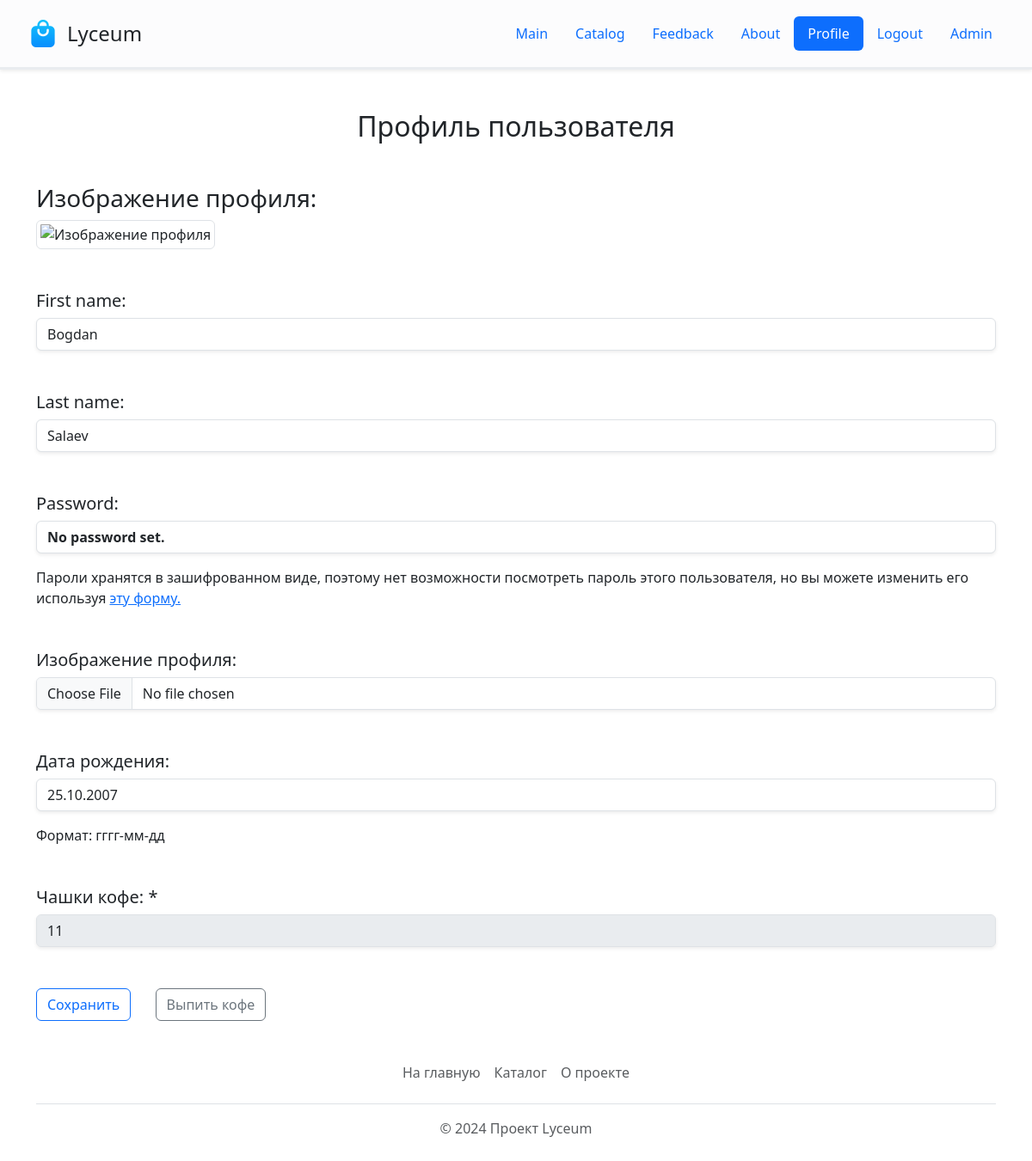
The app's page /auth/profile/ (signed in), older data.
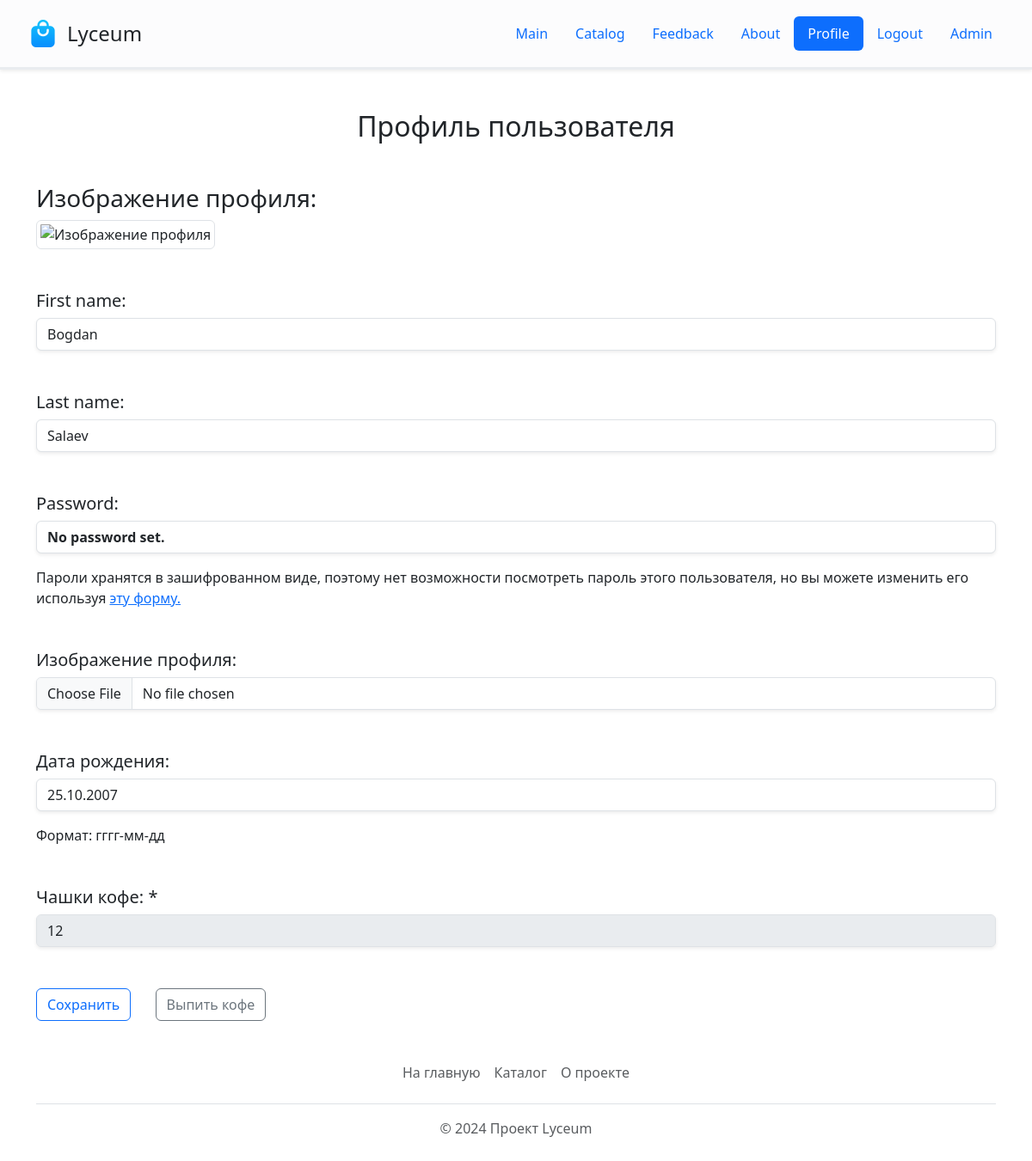
The same page, newer data.
### users/models.py (models this page shows, shortened)
class Profile(django.db.models.Model):
    def image_path(self, filename):
        return f"users/{self.user.id}/{filename}"
    user = django.db.models.OneToOneField(
        django.contrib.auth.models.User,
        on_delete=django.db.models.CASCADE,
        related_name="profile",
    )
    birthday = django.db.models.DateField(
        verbose_name="дата рождения",
        blank=True,
        null=True,
    )
    coffee_count = django.db.models.PositiveIntegerField(
        verbose_name="чашки кофе",
        default=0,
    )
    image = django.db.models.ImageField(
        verbose_name="изображение профиля",
        upload_to=image_path,
        null=True,
        blank=True,
        storage=MediaStorage(),
    )
    attempts_count = django.db.models.PositiveIntegerField(
        verbose_name="попыток входа",
        default=0,
    )
    block_date = django.db.models.DateTimeField(
        verbose_name="дата блокировки",
        blank=True,
        null=True,
    )
    def get_image_300x300(self):
        if self.image:
            return sorl.thumbnail.get_thumbnail(
                self.image,
                "300x300",
                crop="center",
                quality=51,
            )
        return None
    class Meta:
        verbose_name = "Профиль пользователя"
        verbose_name_plural = "Профили пользователей"

### users/views.py (the view, shortened to what this page needs)
class ProfileView(
    django.contrib.auth.mixins.LoginRequiredMixin,
    django.views.generic.FormView,
):
    template_name = "users/profile.html"
    form_class = users.forms.UserChangeForm
    form_class2 = users.forms.UpdateProfileForm
    def get(self, request, *args, **kwargs):
        return self.render_to_response(
            self.get_context_data(
                user_form=self.form_class(
                    request.POST or None,
                    instance=request.user,
                ),
                profile_form=self.form_class2(
                    request.POST or None,
                    request.FILES or None,
                    instance=request.user.profile,
                ),
            ),
        )

### users/forms.py
class UserChangeForm(
    BootstrapFormMixin,
    django.contrib.auth.forms.UserChangeForm,
):
    class Meta(django.contrib.auth.forms.UserChangeForm.Meta):
        model = users.models.User
        fields = (
            users.models.User.first_name.field.name,
            users.models.User.last_name.field.name,
        )

class UpdateProfileForm(
    BootstrapFormMixin,
    django.forms.ModelForm,
):
    def __init__(self, *args, **kwargs):
        super().__init__(*args, **kwargs)
        coffee_count = self.fields[
            users.models.Profile.coffee_count.field.name
        ]
        coffee_count.disabled = True
    class Meta:
        model = users.models.Profile
        fields = (
            users.models.Profile.image.field.name,
            users.models.Profile.birthday.field.name,
            users.models.Profile.coffee_count.field.name,
        )
        help_texts = {
            users.models.Profile.birthday.field.name: "Формат: гггг-мм-дд",
        }

### templates/users/profile.html (shortened to what this page needs)
{% extends 'base.html' %}
{% block content %}
	<div class="container">
    <h2 class="h2 text-center mb-5">Профиль пользователя</h2>
    <form method="post" enctype="multipart/form-data">
      <div class="mb-5">
        <h3 class="h3">Изображение профиля:</h3>
        {% if request.user.profile.image %}
        	<img class="img-thumbnail" src="{{ request.user.profile.get_image_300x300.url }}" alt="Изображение профиля">
        {% else %}
          <small class="text-small">Без фотографии</small>
        {% endif %}
      </div>
      {% with form=user_form %}
      	{% include 'includes/user_change_form.html' %}
      {% endwith %}
      {% with form=profile_form %}
      	{% include 'includes/form.html' %}
      {% endwith %}
      <button type="submit" class="btn btn-outline-primary">Сохранить</button>
      <a class="btn btn-outline-secondary mx-4" href="{% url 'homepage:coffee' %}">Выпить кофе</a>
    </form>
  </div>
{% endblock %}

### templates/includes/form.html (shortened to what this page needs)
{% load widget_tweaks %}
{% for field in form %}
  <div class="mb-5">
    <h5 class="h5">
      {{ field.label_tag }}
      {% if field.field.required %}
        <span>*</span>
      {% endif %}
    </h5>
    {{ field | add_class:"form-control mb-3 shadow-sm" }}
    {% if field.help_text %}
      <p class="help" id="{{ filed.id_for_label }}-help">{{ field.help_text | safe }}</p>
    {% endif %}
  </div>
{% endfor %}

Row changes from the older to the newer data that the page shows:
changed Profile: coffee_count "11" → "12"
